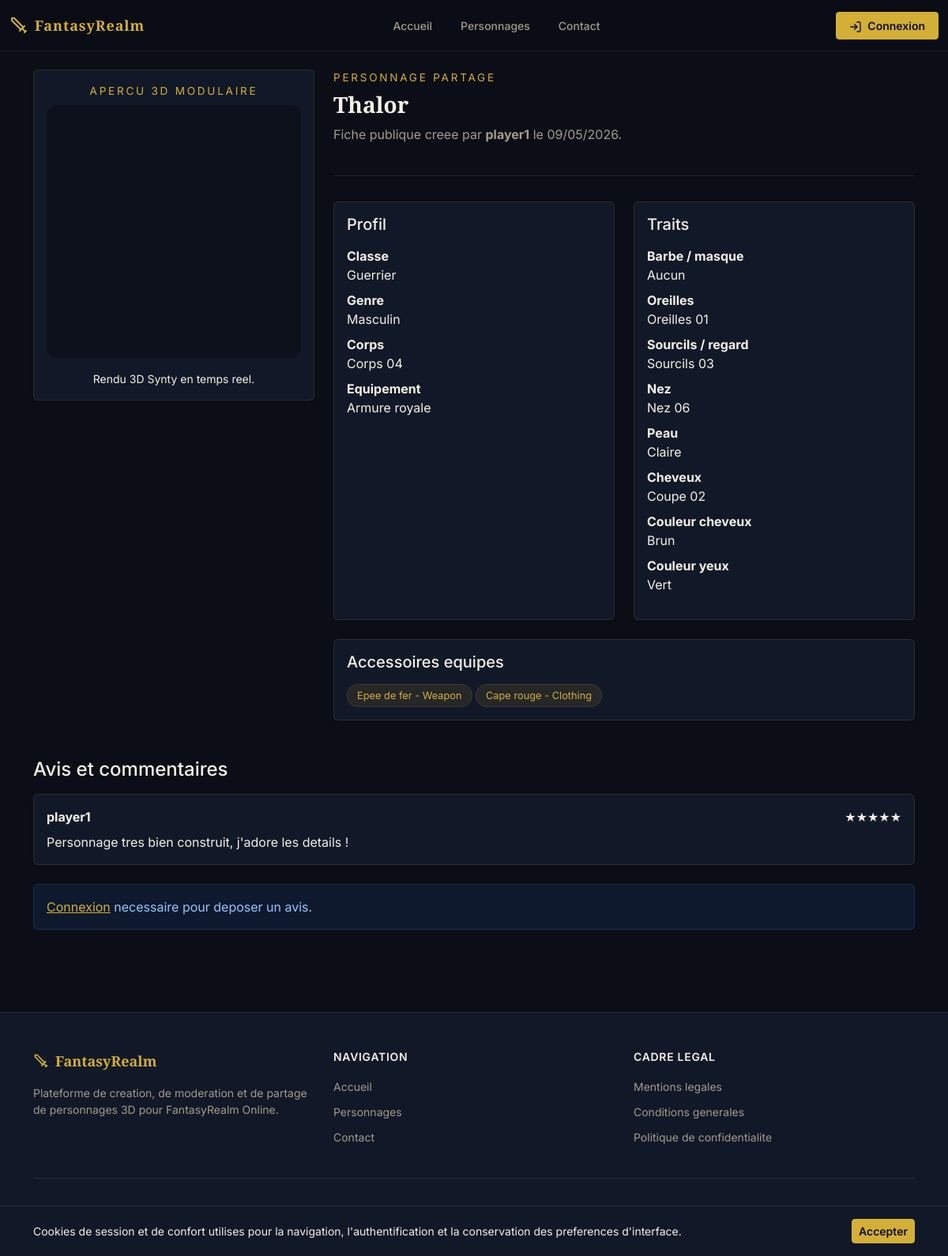
/index.php?action=character-detail&id=1, run on the app's committed database.
### tables this page shows
CREATE TABLE characters (
    id INT AUTO_INCREMENT PRIMARY KEY,
    user_id INT NOT NULL,
    name VARCHAR(100) NOT NULL UNIQUE,
    gender ENUM('male','female') NOT NULL,
    body_style VARCHAR(50),
    ear_shape VARCHAR(50),
    eye_shape VARCHAR(50),
    nose_shape VARCHAR(50),
    mouth_shape VARCHAR(50),
    skin_color VARCHAR(50),
    hair_style VARCHAR(50),
    hair_color VARCHAR(50),
    eye_color VARCHAR(50),
    character_type VARCHAR(50),
    outfit_variant VARCHAR(50) DEFAULT NULL,
    status ENUM('pending','approved','rejected') DEFAULT 'pending',
    shared TINYINT(1) DEFAULT 0,
    rejection_reason TEXT,
    created_at DATETIME DEFAULT CURRENT_TIMESTAMP,
    updated_at DATETIME DEFAULT CURRENT_TIMESTAMP ON UPDATE CURRENT_TIMESTAMP,
    FOREIGN KEY (user_id) REFERENCES users(id) ON DELETE CASCADE
);

CREATE TABLE users (
    id INT AUTO_INCREMENT PRIMARY KEY,
    email VARCHAR(255) NOT NULL UNIQUE,
    pseudo VARCHAR(100) NOT NULL UNIQUE,
    password_hash VARCHAR(255) NOT NULL,
    password_reset_token VARCHAR(128) DEFAULT NULL,
    password_reset_expires_at DATETIME DEFAULT NULL,
    role ENUM('user','employee','admin') DEFAULT 'user',
    status ENUM('active','suspended','deleted') DEFAULT 'active',
    created_at DATETIME DEFAULT CURRENT_TIMESTAMP,
    updated_at DATETIME DEFAULT CURRENT_TIMESTAMP ON UPDATE CURRENT_TIMESTAMP
);

CREATE TABLE accessories (
    id INT AUTO_INCREMENT PRIMARY KEY,
    name VARCHAR(255) NOT NULL,
    type ENUM('clothing','armor','accessory','weapon') NOT NULL,
    description TEXT,
    image_url VARCHAR(500),
    status ENUM('available','disabled') DEFAULT 'available',
    created_at DATETIME DEFAULT CURRENT_TIMESTAMP
);

CREATE TABLE reviews (
    id INT AUTO_INCREMENT PRIMARY KEY,
    character_id INT NOT NULL,
    user_id INT NOT NULL,
    rating INT CHECK (rating BETWEEN 1 AND 5),
    comment TEXT NOT NULL,
    status ENUM('pending','approved','rejected') DEFAULT 'pending',
    created_at DATETIME DEFAULT CURRENT_TIMESTAMP,
    FOREIGN KEY (character_id) REFERENCES characters(id) ON DELETE CASCADE,
    FOREIGN KEY (user_id) REFERENCES users(id) ON DELETE CASCADE
);

### views/character/detail.php (the view, shortened to what the rows shown need)
<?php
require_once __DIR__ . '/../../config/avatar_options.php';
require __DIR__ . '/../layouts/header.php';
$selectedGender = pixelverseNormalizeGender($character['gender'] ?? 'male');
$selectedBodyStyle = pixelverseNormalizeBodyStyle($selectedGender, $character['body_style'] ?? '');
$selectedEarShape = pixelverseNormalizeAppearanceChoice('ear_shape', $selectedGender, $character['ear_shape'] ?? '');
$selectedEyeShape = pixelverseNormalizeAppearanceChoice('eye_shape', $selectedGender, $character['eye_shape'] ?? '');
$selectedNoseShape = pixelverseNormalizeAppearanceChoice('nose_shape', $selectedGender, $character['nose_shape'] ?? '');
$selectedMouthShape = pixelverseNormalizeAppearanceChoice('mouth_shape', $selectedGender, $character['mouth_shape'] ?? '');
$selectedHairStyle = pixelverseNormalizeAppearanceChoice('hair_style', $selectedGender, $character['hair_style'] ?? '');
$selectedClass = pixelverseNormalizeCharacterType($character['character_type'] ?? 'Guerrier');
$selectedVariant = pixelverseNormalizeOutfitVariant($selectedClass, $character['outfit_variant'] ?? '');
?>
<div class="row g-4 align-items-start">
    <div class="col-lg-4">
        <div class="card shadow-sm">
            <div class="card-body text-center">
                <p class="eyebrow mb-2">Apercu 3D modulaire</p>
                <div
                    id="detail-three-viewer-<?= (int) $character['id'] ?>"
                    data-synty-viewer
                    data-character-type="<?= htmlspecialchars($selectedClass, ENT_QUOTES, 'UTF-8') ?>"
                    data-skin-color="<?= htmlspecialchars($character['skin_color'] ?? 'Claire', ENT_QUOTES, 'UTF-8') ?>"
                    data-gender="<?= htmlspecialchars($selectedGender, ENT_QUOTES, 'UTF-8') ?>"
                    data-body-style="<?= htmlspecialchars($selectedBodyStyle, ENT_QUOTES, 'UTF-8') ?>"
                    data-ear-shape="<?= htmlspecialchars($selectedEarShape, ENT_QUOTES, 'UTF-8') ?>"
                    data-eye-shape="<?= htmlspecialchars($selectedEyeShape, ENT_QUOTES, 'UTF-8') ?>"
                    data-nose-shape="<?= htmlspecialchars($selectedNoseShape, ENT_QUOTES, 'UTF-8') ?>"
                    data-mouth-shape="<?= htmlspecialchars($selectedMouthShape, ENT_QUOTES, 'UTF-8') ?>"
                    data-hair-style="<?= htmlspecialchars($selectedHairStyle, ENT_QUOTES, 'UTF-8') ?>"
                    data-hair-color="<?= htmlspecialchars($character['hair_color'] ?? 'Brun', ENT_QUOTES, 'UTF-8') ?>"
                    data-eye-color="<?= htmlspecialchars($character['eye_color'] ?? 'Bleu', ENT_QUOTES, 'UTF-8') ?>"
                    data-outfit-variant="<?= htmlspecialchars($selectedVariant, ENT_QUOTES, 'UTF-8') ?>"
                    data-preview-mode="class"
                    data-scale="1.0"
                    style="width:100%;height:320px;border-radius:0.75rem;background:rgba(0,0,0,0.3);margin-bottom:0.75rem;"></div>
                <p class="text-muted small mt-3 mb-0">Rendu 3D Synty en temps reel.</p>
            </div>
        </div>
    </div>
    <div class="col-lg-8">
        <section class="page-intro page-intro-compact">
            <div>
                <p class="eyebrow">Personnage partage</p>
                <h1 class="page-title"><?= htmlspecialchars($character['name'], ENT_QUOTES, 'UTF-8') ?></h1>
                <p class="page-copy">Fiche publique creee par <strong><?= htmlspecialchars($character['creator_pseudo'], ENT_QUOTES, 'UTF-8') ?></strong> le <?= htmlspecialchars(date('d/m/Y', strtotime($character['created_at'])), ENT_QUOTES, 'UTF-8') ?>.</p>
            </div>
        </section>
        <div class="row g-4">
            <div class="col-md-6">
                <div class="card shadow-sm h-100">
                    <div class="card-body">
                        <h2 class="h5 mb-3">Profil</h2>
                        <dl class="detail-list">
                            <dt>Classe</dt>
                            <dd><?= htmlspecialchars($selectedClass ?: 'Non definie', ENT_QUOTES, 'UTF-8') ?></dd>
                            <dt>Genre</dt>
                            <dd><?= htmlspecialchars(pixelverseDisplayGender($selectedGender), ENT_QUOTES, 'UTF-8') ?></dd>
                            <dt>Corps</dt>
                            <dd><?= htmlspecialchars(pixelverseBodyStyleLabel($selectedBodyStyle, $selectedGender), ENT_QUOTES, 'UTF-8') ?></dd>
                            <dt>Equipement</dt>
                            <dd><?= htmlspecialchars(pixelverseOutfitVariantLabel($selectedVariant), ENT_QUOTES, 'UTF-8') ?></dd>
                        </dl>
                    </div>
                </div>
            </div>
            <div class="col-md-6">
                <div class="card shadow-sm h-100">
                    <div class="card-body">
                        <h2 class="h5 mb-3">Traits</h2>
                        <dl class="detail-list">
                            <dt>Barbe / masque</dt>
                            <dd><?= htmlspecialchars(pixelverseAppearanceChoiceLabel('mouth_shape', $selectedMouthShape, $selectedGender), ENT_QUOTES, 'UTF-8') ?></dd>
                            <dt>Oreilles</dt>
                            <dd><?= htmlspecialchars(pixelverseAppearanceChoiceLabel('ear_shape', $selectedEarShape, $selectedGender), ENT_QUOTES, 'UTF-8') ?></dd>
                            <dt>Sourcils / regard</dt>
                            <dd><?= htmlspecialchars(pixelverseAppearanceChoiceLabel('eye_shape', $selectedEyeShape, $selectedGender), ENT_QUOTES, 'UTF-8') ?></dd>
                            <dt>Nez</dt>
                            <dd><?= htmlspecialchars(pixelverseAppearanceChoiceLabel('nose_shape', $selectedNoseShape, $selectedGender), ENT_QUOTES, 'UTF-8') ?></dd>
                            <dt>Peau</dt>
                            <dd><?= htmlspecialchars($character['skin_color'] ?: 'Non defini', ENT_QUOTES, 'UTF-8') ?></dd>
                            <dt>Cheveux</dt>
                            <dd><?= htmlspecialchars(pixelverseAppearanceChoiceLabel('hair_style', $selectedHairStyle, $selectedGender), ENT_QUOTES, 'UTF-8') ?></dd>
                            <dt>Couleur cheveux</dt>
                            <dd><?= htmlspecialchars($character['hair_color'] ?: 'Non defini', ENT_QUOTES, 'UTF-8') ?></dd>
                            <dt>Couleur yeux</dt>
                            <dd><?= htmlspecialchars($character['eye_color'] ?: 'Non defini', ENT_QUOTES, 'UTF-8') ?></dd>
                        </dl>
                    </div>
                </div>
            </div>
        </div>
        <div class="card shadow-sm mt-4">
            <div class="card-body">
                <h2 class="h5 mb-3">Accessoires equipes</h2>
                <?php if (empty($accessories)): ?>
                    <p class="text-muted mb-0">Aucun accessoire equipe sur cette fiche.</p>
                <?php else: ?>
                    <div class="character-traits">
                        <?php foreach ($accessories as $acc): ?>
                            <span class="trait-pill"><?= htmlspecialchars($acc['name'], ENT_QUOTES, 'UTF-8') ?> - <?= htmlspecialchars(ucfirst($acc['type']), ENT_QUOTES, 'UTF-8') ?></span>
                        <?php endforeach; ?>
                    </div>
                <?php endif; ?>
            </div>
        </div>
    </div>
</div>
<div class="mt-5">
    <h2 class="h4 mb-3">Avis et commentaires</h2>
    <?php if (empty($reviews)): ?>
        <div class="alert alert-info">Aucun avis valide pour le moment.</div>
    <?php else: ?>
        <div class="vstack gap-3">
            <?php foreach ($reviews as $rev): ?>
                <article class="card shadow-sm">
                    <div class="card-body">
                        <div class="d-flex justify-content-between align-items-center gap-3 mb-2">
                            <strong><?= htmlspecialchars($rev['reviewer_pseudo'], ENT_QUOTES, 'UTF-8') ?></strong>
                            <span class="rating-stars" aria-label="Note de <?= (int) $rev['rating'] ?> sur 5"><?= str_repeat('&#9733;', (int) $rev['rating']) ?></span>
                        </div>
                        <p class="mb-0"><?= nl2br(htmlspecialchars($rev['comment'], ENT_QUOTES, 'UTF-8')) ?></p>
                    </div>
                </article>
            <?php endforeach; ?>
        </div>
    <?php endif; ?>
    <?php if (isLoggedIn() && isUser()): ?>
        <div class="card shadow-sm mt-4">
            <div class="card-body">
                <h3 class="h5 mb-3">Deposer un avis</h3>
                <form method="POST" action="/index.php?action=add-review">
                    <input type="hidden" name="csrf_token" value="<?= csrfToken() ?>">
                    <input type="hidden" name="character_id" value="<?= (int) $character['id'] ?>">
                    <div class="mb-3">
                        <label class="form-label" for="review-rating">Note</label>
                        <select id="review-rating" name="rating" class="form-select" required>
                            <option value="5">5 - Excellent</option>
                            <option value="4">4 - Tres bien</option>
                            <option value="3">3 - Bien</option>
                            <option value="2">2 - Moyen</option>
                            <option value="1">1 - Mauvais</option>
                        </select>
                    </div>
                    <div class="mb-3">
                        <label class="form-label" for="review-comment">Commentaire</label>
                        <textarea id="review-comment" name="comment" class="form-control" rows="4" required></textarea>
                    </div>
                    <button type="submit" class="btn btn-primary">Envoyer l'avis</button>
                </form>
            </div>
        </div>
    <?php elseif (!isLoggedIn()): ?>
        <div class="alert alert-info mt-4"><a href="/index.php?action=login">Connexion</a> necessaire pour deposer un avis.</div>
    <?php endif; ?>
</div>
<?php require __DIR__ . '/../layouts/footer.php'; ?>

### data on the page
characters: name "Thalor", user.pseudo "player1", created_at "09/05/2026", character_type "Guerrier", gender "Masculin", pixelverseBodyStyleLabel($selectedBodyStyle, $selectedGender) "Corps 04", pixelverseOutfitVariantLabel($selectedVariant) "Armure royale", gender+mouth_shape "Aucun", gender+ear_shape "Oreilles 01", gender+eye_shape "Sourcils 03", gender+nose_shape "Nez 06", skin_color "Claire", gender+hair_style "Coupe 02", hair_color "Brun", eye_color "Vert"
accessories: name "Epee de fer", type "Weapon"
accessories: name "Cape rouge", type "Clothing"
reviews: user.pseudo "player1", rating "★★★★★", comment "Personnage tres bien construit, j'adore les details !"

### other printed values
$link['label'] "Accueil"
$link['label'] "Personnages"
$link['label'] "Contact"
